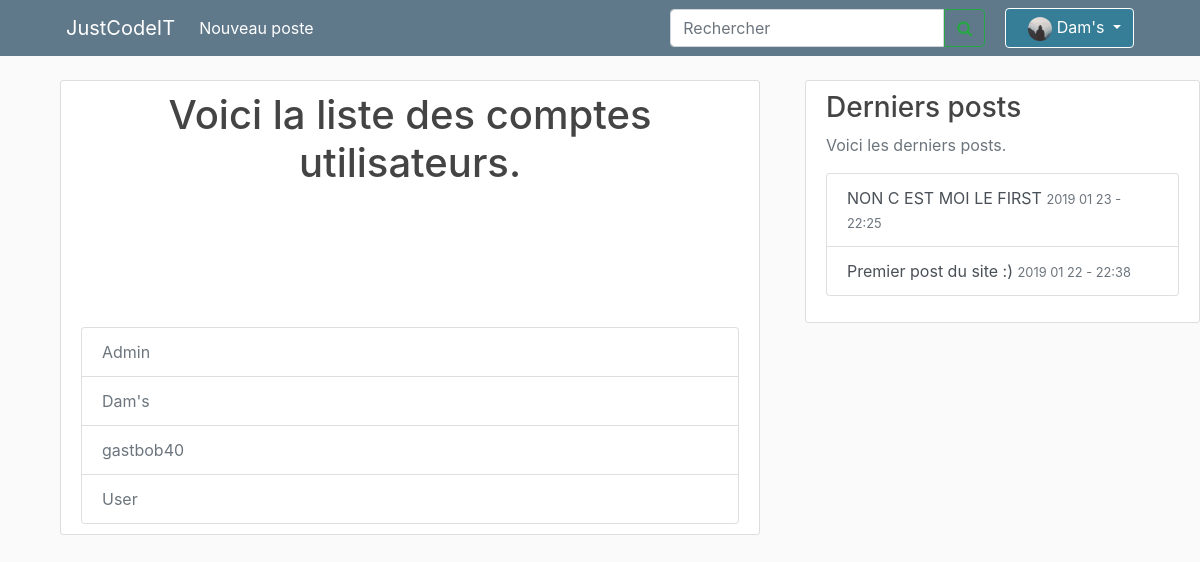
The page /manage-account (signed in) on the database its author committed.
### site_jci/models.py (models this page shows, shortened)
class User(db.Model, UserMixin):
    id = db.Column(db.Integer, primary_key=True)
    username = db.Column(db.String(20), unique=True, nullable=False)
    password = db.Column(db.String(60), nullable=False)
    image_file = db.Column(db.String(20), nullable=False, default='default.jpg')
    permission = db.Column(db.String(40), nullable=False)
    posts = db.relationship('Post', backref='author', lazy=True)

class Post(db.Model):
    id = db.Column(db.Integer, primary_key=True)
    title = db.Column(db.String(100), nullable=False)
    date_posted = db.Column(db.DateTime, nullable=False, default=datetime.utcnow)
    content = db.Column(db.Text, nullable=False)
    user_id = db.Column(db.Integer, db.ForeignKey('user.id'), nullable=False)

### site_jci/routes.py (the view)
@app.route("/manage-account")
def manageAccount():
    users = db.session.query(User).all()
    return render_template("manageAccount.html", users=users)

### site_jci/models.py (called while the page is built)
@login_manager.user_loader
def load_user(user_id):
    return User.query.get(int(user_id))

### site_jci/routes.py (called while the page is built)
@app.context_processor
def context_processor():
    posts = db.session.query(Post).all()
    if current_user.is_authenticated:
        image_file = url_for('static', filename='profile_pics/' + current_user.image_file)
        return dict(posts=posts, image_file=image_file)
    return dict(posts=posts)

### site_jci/templates/manageAccount.html
{% extends "layout.html" %}
{% block content %}
<main role="main" class="container">
    <div class="content-section">
        <div class="text-center" style="margin: 0 0 10% 0; padding:0 0 10% 0">
            <h1>Voici la liste des comptes utilisateurs.</h1>
        </div>
        <div class="list-group">
            {% for user in users|sort(attribute='username') %}
            <a href="{{ url_for('account_admin', name=user.username) }}" class="list-group-item list-group-item-action disabled">{{ user.username }}</a>
            {% endfor %}
          </div>
    </div>
</main>
{% endblock content %}

### site_jci/templates/layout.html (shortened to what this page needs)
<!DOCTYPE html>
<html lang="en">
<head>
    <link rel="stylesheet" href="https://stackpath.bootstrapcdn.com/bootstrap/4.1.3/css/bootstrap.min.css"
>
    <link rel="stylesheet" type="text/css" href="{{ url_for('static', filename='main.css') }}">
    <link rel="stylesheet" href="https://cdnjs.cloudflare.com/ajax/libs/font-awesome/4.7.0/css/font-awesome.min.css">
</head>
<body>
    <nav class="navbar navbar-expand-md navbar-dark bg-steel fixed-top">
        <a class="navbar-brand" style="margin-left:50px" href="{{ url_for('homePage') }}">JustCodeIT</a>
        <div class="collapse navbar-collapse" id="navbarSupportedContent">
            <ul class="navbar-nav mr-auto">
                {% if current_user.is_authenticated %}
                <li class="nav-item active">
                    <a class="nav-link" href="{{ url_for('new_post') }}">Nouveau poste<span class="sr-only">(current)</span></a>
                </li>
                {% endif %}
            </ul>
            <form class="form-inline my-2 my-lg-0">
                <input class="form-control mr-sm-2" type="search" placeholder="Rechercher" aria-label="Search" style=" border-top-right-radius:0;border-bottom-right-radius:0">
                <button class="btn btn-outline-success my-2 my-sm-0" type="submit" style="margin-left:-8px;border-bottom-left-radius: 0%;border-top-left-radius:0 "><i
                        class="fa fa-search"></i></button>
            </form>
        </div>
        <div class="navbar-nav " style=" ">
            {% if current_user.is_authenticated %}
            <li class="nav-item dropdown" style="margin-right:50px;">
                <a class="btn btn-dark dropdown-toggle " style="margin-left:20px; background-color:rgba(30, 130, 161, 0.616);border-color: white"
                    href="#" id="navbarDropdown" role="button" data-toggle="dropdown" aria-haspopup="true"
                    aria-expanded="false">
                    <img class="rounded-circle account-img" src="{{ image_file }}" style="width: 2vw; height: 2vw; margin: 0px 0px 0px 10px">
                    {{ current_user.username }}
                </a>
            </li>
            {% else %}
            <a class="nav-item nav-link" style="margin-left:50px;" href="{{ url_for('login') }}">Se connecter</a>
            {% endif %}
        </div>
    </nav>
    <main role="main" class="container ">
        <div class="row">
            <div class="col-md-8">
                {% block content %}{% endblock %}
            </div>
            <div class="col-md-4">
                <div class="content-section info-list">
                    <h3>Derniers posts</h3>
                    <p class='text-muted'>Voici les derniers posts.
                        <div class="list-group">
                            {% for post in posts|sort(attribute='date_posted', reverse = True) %}
                            {% if loop.index <= 6 %} <a href="/post/{{ post.id }}" class="list-group-item list-group-item-action">{{
                                post.title
                                }} <small class="text-muted">{{ post.date_posted.strftime('%Y %m %d - %H:%M') }}</small></a>
                                {% endif %}
                                {% endfor %}
                        </div>
                    </p>
                </div>
            </div>
        </div>
    </main>
</html>

### site_jci/static/main.css (style rules this page uses)
body { background: #fafafa; color: #333333; margin-top: 5rem; }
h1, h2, h3, h4, h5, h6 { color: #444444; }
.bg-steel { background-color: #5f788a; }
.content-section { background: #ffffff; padding: 10px 20px; border: 1px solid #dddddd; border-radius: 3px; margin-bottom: 20px; }
.account-img { height: 125px; width: 125px; margin-right: 20px; margin-bottom: 16px; }
.info-list { position: fixed; }

### rows shown on the page
User: username "Dam's"
User: username "Admin"
User: username "gastbob40"
User: username "User"
Post: title "NON C EST MOI LE FIRST", date_posted "2019 01 23 - 22:25"
Post: title "Premier post du site :)", date_posted "2019 01 22 - 22:38"
